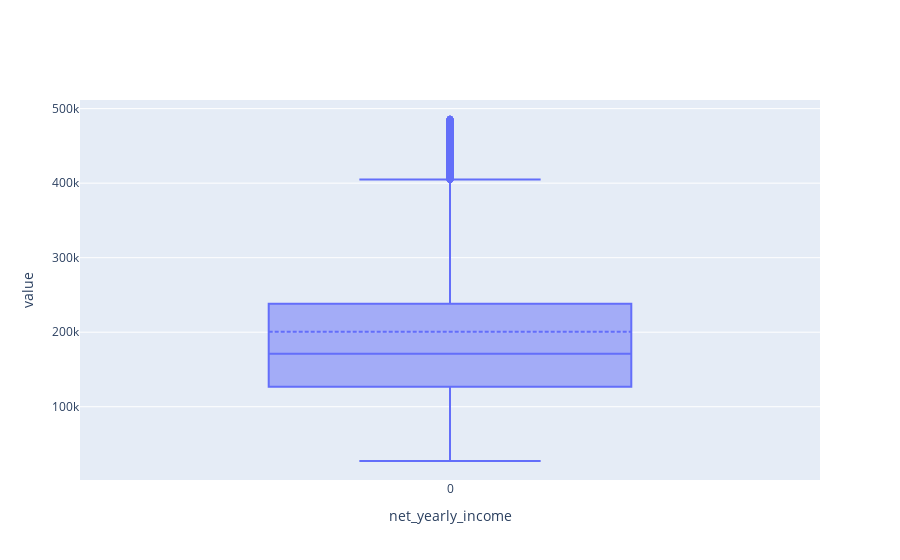
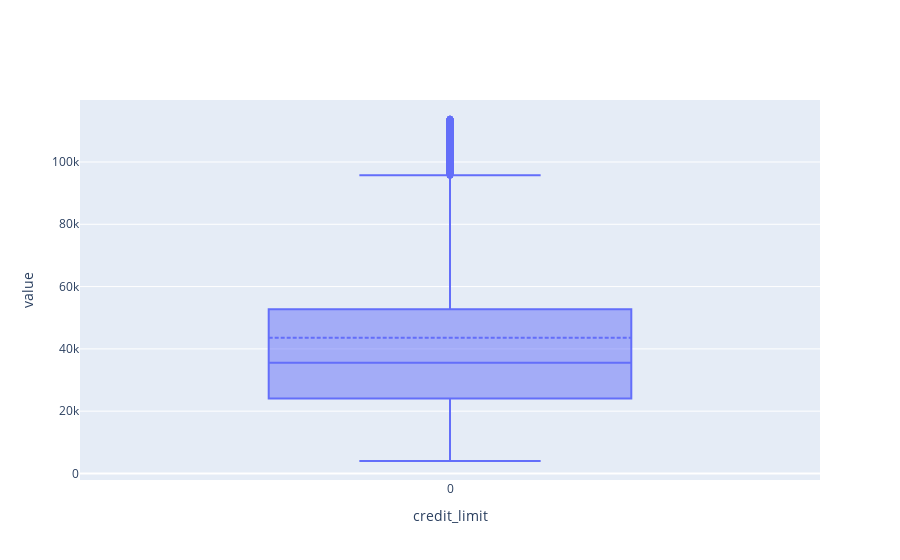
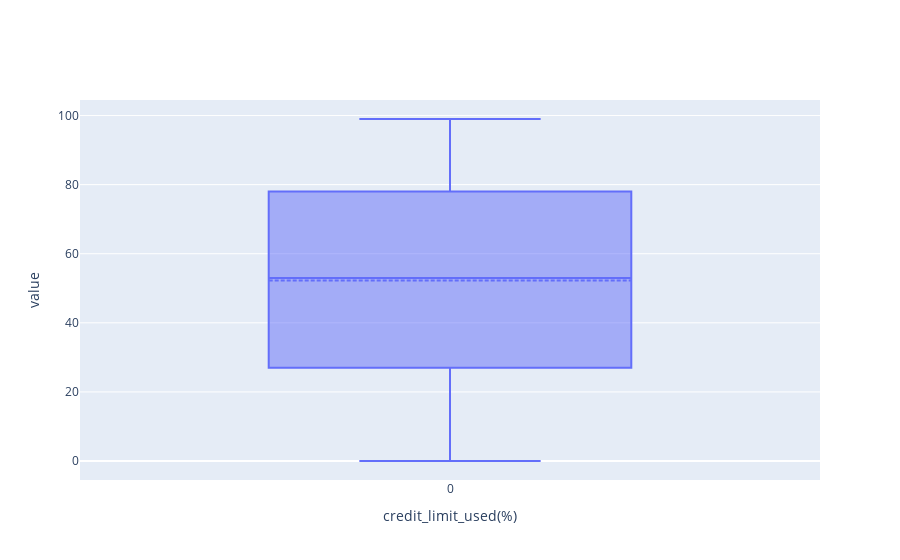
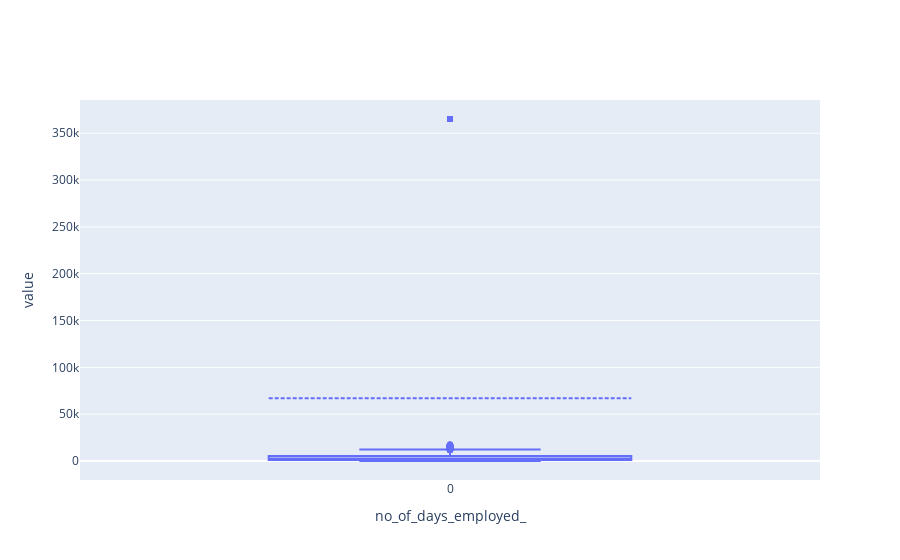

Notebook source saved alongside these figures, in order:
### Code cell
columns=[ "net_yearly_income", "credit_limit", "credit_limit_used(%)", "no_of_days_employed_", "yearly_debt_payments_"]


import pyspark.pandas as ps

df = ps.DataFrame(Credit_data_imputed)

for col in columns:
    df[col].plot.box().show()

### Figure 1 — Plotly figure (JSON) as saved in the notebook; plotly's stock layout.template omitted (floating-point values rounded to 4 significant figures; data arrays with more than 128 entries replaced by an {"elided": "..."} marker saying what was removed)
{"data": [{"boxpoints": "suspectedoutliers", "lowerfence": [27170.0], "mean": [200700.0], "median": [171200.0], "name": "net_yearly_income", "notched": false, "q1": [126800.0], "q3": [238100.0], "type": "box", "upperfence": [404900.0], "y": {"elided": "1x1001 float values"}}], "layout": {"xaxis": {"title": {"text": "net_yearly_income"}}, "yaxis": {"title": {"text": "value"}}}}

### Figure 2 — Plotly figure (JSON) as saved in the notebook; plotly's stock layout.template omitted (floating-point values rounded to 4 significant figures; data arrays with more than 128 entries replaced by an {"elided": "..."} marker saying what was removed)
{"data": [{"boxpoints": "suspectedoutliers", "lowerfence": [4003.0], "mean": [43550.0], "median": [35550.0], "name": "credit_limit", "notched": false, "q1": [24050.0], "q3": [52730.0], "type": "box", "upperfence": [95760.0], "y": {"elided": "1x1001 float values"}}], "layout": {"xaxis": {"title": {"text": "credit_limit"}}, "yaxis": {"title": {"text": "value"}}}}

### Figure 3 — Plotly figure (JSON) as saved in the notebook; plotly's stock layout.template omitted (floating-point values rounded to 4 significant figures)
{"data": [{"boxpoints": "suspectedoutliers", "lowerfence": [0], "mean": [52.24], "median": [53], "name": "credit_limit_used(%)", "notched": false, "q1": [27], "q3": [78], "type": "box", "upperfence": [99]}], "layout": {"xaxis": {"title": {"text": "credit_limit_used(%)"}}, "yaxis": {"title": {"text": "value"}}}}

### Figure 4 — Plotly figure (JSON) as saved in the notebook; plotly's stock layout.template omitted (floating-point values rounded to 4 significant figures; data arrays with more than 128 entries replaced by an {"elided": "..."} marker saying what was removed)
{"data": [{"boxpoints": "suspectedoutliers", "lowerfence": [2], "mean": [66950.0], "median": [2223], "name": "no_of_days_employed_", "notched": false, "q1": [956], "q3": [5456], "type": "box", "upperfence": [12204], "y": {"elided": "1x1001 int values"}}], "layout": {"xaxis": {"title": {"text": "no_of_days_employed_"}}, "yaxis": {"title": {"text": "value"}}}}
